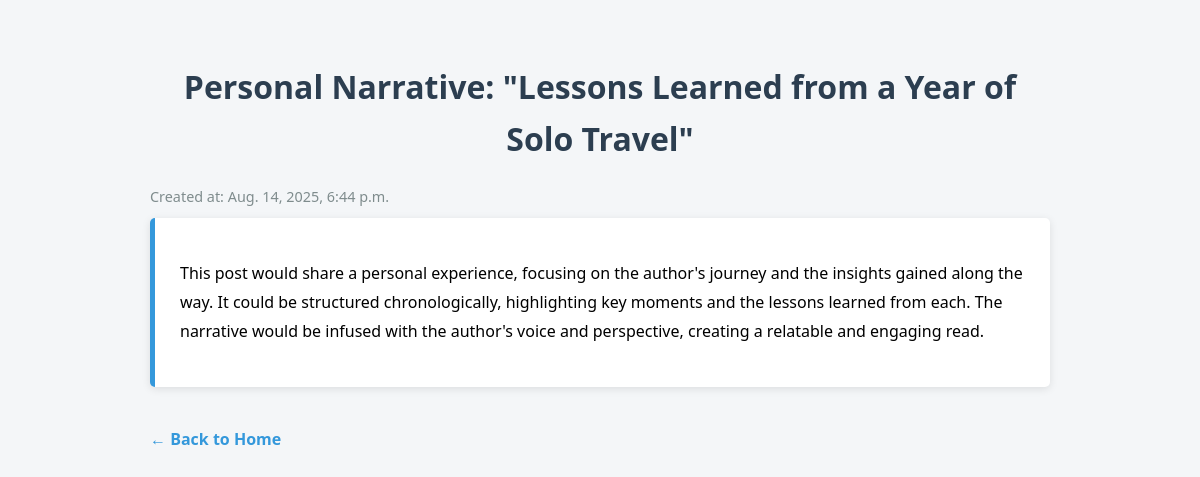
The app's page /post/2/ with its own data.
### blog/models.py (models this page shows, shortened)
class Post(models.Model):
    title = models.CharField(max_length=200)
    content = models.TextField()
    created_at = models.DateTimeField(auto_now_add=True)

### blog/views.py (the view)
# urls.py: path("post/<int:pk>/", post_detail, name="post_detail"),
def post_detail(request, pk):
    from django.shortcuts import get_object_or_404
    post = get_object_or_404(Post, pk=pk)
    context = {"post": post}
    return render(request, "blog/post_detail.html", context)

### blog/templates/blog/post_detail.html (shortened to what this page needs)
<!DOCTYPE html>
<html>
<head>
    {% load static %}
    <link rel="stylesheet" href="{% static 'blog/style.css' %}">
</head>
<body>
<div class="container">
    <h1>{{ post.title }}</h1>
    <p class="post-date">Created at: {{ post.created_at }}</p>
    <div class="post-content">
        <p>{{ post.content }}</p>
    </div>
    <a href="/" class="back-link">← Back to Home</a>
</div>
</body>
</html>

### blog/static/blog/style.css (style rules this page uses)
body { font-family: 'Segoe UI', Tahoma, Geneva, Verdana, sans-serif; background-color: #f4f6f8; margin: 0; padding: 0; line-height: 1.6; }
.container { max-width: 900px; margin: 20px auto; padding: 20px; }
h1, h2 { color: #2c3e50; text-align: center; }
.post-content { background-color: #fff; padding: 25px; border-left: 5px solid #3498db; border-radius: 5px; box-shadow: 0 2px 8px rgba(0,0,0,0.1); margin-bottom: 20px; line-height: 1.8; }
.post-date { color: #7f8c8d; font-size: 0.9em; margin-bottom: 10px; }
.back-link { display: inline-block; margin-top: 20px; text-decoration: none; color: #3498db; font-weight: bold; transition: color 0.2s; }

### records on screen
Post: title "Personal Narrative: \"Lessons Learned from a Year of Solo Travel\"", created_at "Aug. 14, 2025, 6:44 p.m.", content "This post would share a personal experience, focusing on the author's journey and the insights gained along the way. It could be structured chronologically, highlighting key moments and the lessons learned from each. The narrative would be infused with the author's voice and perspective, creating a relatable and engaging read."
